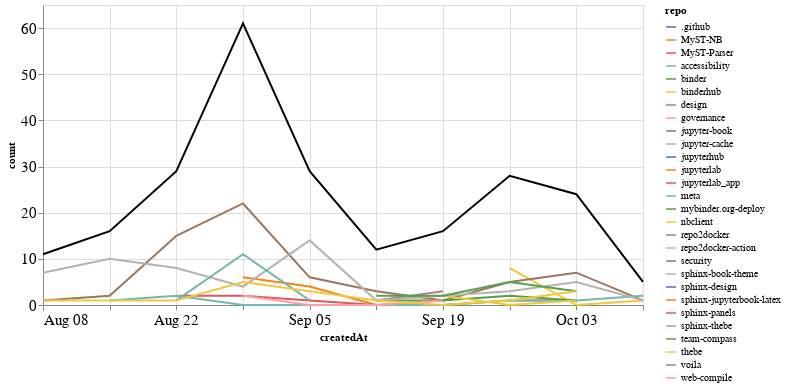

Notebook code cell kept with this figure:
### Markdown cell above
### Comments

### Code cell
comments_time = comments.groupby('repo').resample('W', on='createdAt').count()['author'].reset_index()
comments_time = comments_time.rename(columns={'author': 'count'})
comments_time_total = comments_time.groupby('createdAt').agg({"count": "sum"}).reset_index()
ch1 = alt.Chart(comments_time, width=600).mark_line().encode(
    x='createdAt',
    y='count',
    color='repo',
    tooltip="repo"
)

ch2 = alt.Chart(comments_time_total, width=600).mark_line(color="black").encode(
    x='createdAt',
    y='count',
)

ch1 + ch2

### Figure 1 — Vega-Lite specification as saved in the notebook (floating-point values rounded to 4 significant figures)
{"config": {"axisLeft": {"labelFontSize": 15}, "axisBottom": {"labelFontSize": 15}}, "layer": [{"data": {"name": "data-b64c58b93fe51cd417822147f41aaee6"}, "mark": "line", "encoding": {"color": {"type": "nominal", "field": "repo"}, "tooltip": {"type": "nominal", "field": "repo"}, "x": {"type": "temporal", "field": "createdAt"}, "y": {"type": "quantitative", "field": "count"}}, "width": 600}, {"data": {"name": "data-856a79d84bfc11adb6eafcd5cd39b08e"}, "mark": {"type": "line", "color": "black"}, "encoding": {"x": {"type": "temporal", "field": "createdAt"}, "y": {"type": "quantitative", "field": "count"}}, "width": 600}], "$schema": "https://vega.github.io/schema/vega-lite/v4.8.1.json", "datasets": {"data-b64c58b93fe51cd417822147f41aaee6": [{"repo": ".github", "createdAt": "2021-09-12T00:00:00", "count": 1}, {"repo": "MyST-NB", "createdAt": "2021-08-29T00:00:00", "count": 6}, {"repo": "MyST-NB", "createdAt": "2021-09-05T00:00:00", "count": 4}, {"repo": "MyST-NB", "createdAt": "2021-09-12T00:00:00", "count": 0}, {"repo": "MyST-NB", "createdAt": "2021-09-19T00:00:00", "count": 1}, {"repo": "MyST-Parser", "createdAt": "2021-08-22T00:00:00", "count": 2}, {"repo": "MyST-Parser", "createdAt": "2021-08-29T00:00:00", "count": 2}, {"repo": "MyST-Parser", "createdAt": "2021-09-05T00:00:00", "count": 1}, {"repo": "MyST-Parser", "createdAt": "2021-09-12T00:00:00", "count": 0}, {"repo": "MyST-Parser", "createdAt": "2021-09-19T00:00:00", "count": 0}, {"repo": "MyST-Parser", "createdAt": "2021-09-26T00:00:00", "count": 1}, {"repo": "MyST-Parser", "createdAt": "2021-10-03T00:00:00", "count": 1}, {"repo": "accessibility", "createdAt": "2021-08-29T00:00:00", "count": 2}, {"repo": "binder", "createdAt": "2021-09-19T00:00:00", "count": 1}, {"repo": "binderhub", "createdAt": "2021-09-26T00:00:00", "count": 8}, {"repo": "binderhub", "createdAt": "2021-10-03T00:00:00", "count": 0}, {"repo": "binderhub", "createdAt": "2021-10-10T00:00:00", "count": 1}, {"repo": "design", "createdAt": "2021-08-29T00:00:00", "count": 1}, {"repo": "governance", "createdAt": "2021-09-19T00:00:00", "count": 2}, {"repo": "jupyter-book", "createdAt": "2021-08-08T00:00:00", "count": 1}, {"repo": "jupyter-book", "createdAt": "2021-08-15T00:00:00", "count": 2}, {"repo": "jupyter-book", "createdAt": "2021-08-22T00:00:00", "count": 15}, {"repo": "jupyter-book", "createdAt": "2021-08-29T00:00:00", "count": 22}, {"repo": "jupyter-book", "createdAt": "2021-09-05T00:00:00", "count": 6}, {"repo": "jupyter-book", "createdAt": "2021-09-12T00:00:00", "count": 3}, {"repo": "jupyter-book", "createdAt": "2021-09-19T00:00:00", "count": 1}, {"repo": "jupyter-book", "createdAt": "2021-09-26T00:00:00", "count": 5}, {"repo": "jupyter-book", "createdAt": "2021-10-03T00:00:00", "count": 7}, {"repo": "jupyter-book", "createdAt": "2021-10-10T00:00:00", "count": 1}, {"repo": "jupyter-cache", "createdAt": "2021-08-29T00:00:00", "count": 1}, {"repo": "jupyterhub", "createdAt": "2021-08-29T00:00:00", "count": 4}, {"repo": "jupyterlab", "createdAt": "2021-08-15T00:00:00", "count": 2}, {"repo": "jupyterlab_app", "createdAt": "2021-09-26T00:00:00", "count": 1}, {"repo": "meta", "createdAt": "2021-08-15T00:00:00", "count": 1}, {"repo": "meta", "createdAt": "2021-08-22T00:00:00", "count": 2}, {"repo": "meta", "createdAt": "2021-08-29T00:00:00", "count": 0}, {"repo": "meta", "createdAt": "2021-09-05T00:00:00", "count": 0}, {"repo": "meta", "createdAt": "2021-09-12T00:00:00", "count": 0}, {"repo": "meta", "createdAt": "2021-09-19T00:00:00", "count": 0}, {"repo": "meta", "createdAt": "2021-09-26T00:00:00", "count": 1}, {"repo": "meta", "createdAt": "2021-10-03T00:00:00", "count": 1}, {"repo": "meta", "createdAt": "2021-10-10T00:00:00", "count": 2}, {"repo": "mybinder.org-deploy", "createdAt": "2021-09-12T00:00:00", "count": 1}, {"repo": "mybinder.org-deploy", "createdAt": "2021-09-19T00:00:00", "count": 1}, {"repo": "mybinder.org-deploy", "createdAt": "2021-09-26T00:00:00", "count": 2}, {"repo": "mybinder.org-deploy", "createdAt": "2021-10-03T00:00:00", "count": 1}, {"repo": "nbclient", "createdAt": "2021-09-19T00:00:00", "count": 2}, {"repo": "nbclient", "createdAt": "2021-09-26T00:00:00", "count": 0}, {"repo": "nbclient", "createdAt": "2021-10-03T00:00:00", "count": 1}, {"repo": "repo2docker", "createdAt": "2021-09-12T00:00:00", "count": 1}, {"repo": "repo2docker", "createdAt": "2021-09-19T00:00:00", "count": 3}, {"repo": "repo2docker-action", "createdAt": "2021-08-29T00:00:00", "count": 2}, {"repo": "repo2docker-action", "createdAt": "2021-09-05T00:00:00", "count": 0}, {"repo": "repo2docker-action", "createdAt": "2021-09-12T00:00:00", "count": 0}, {"repo": "repo2docker-action", "createdAt": "2021-09-19T00:00:00", "count": 1}, {"repo": "security", "createdAt": "2021-10-03T00:00:00", "count": 1}, {"repo": "sphinx-book-theme", "createdAt": "2021-08-08T00:00:00", "count": 7}, {"repo": "sphinx-book-theme", "createdAt": "2021-08-15T00:00:00", "count": 10}, {"repo": "sphinx-book-theme", "createdAt": "2021-08-22T00:00:00", "count": 8}, {"repo": "sphinx-book-theme", "createdAt": "2021-08-29T00:00:00", "count": 4}, {"repo": "sphinx-book-theme", "createdAt": "2021-09-05T00:00:00", "count": 14}, {"repo": "sphinx-book-theme", "createdAt": "2021-09-12T00:00:00", "count": 1}, {"repo": "sphinx-book-theme", "createdAt": "2021-09-19T00:00:00", "count": 2}, {"repo": "sphinx-book-theme", "createdAt": "2021-09-26T00:00:00", "count": 3}, {"repo": "sphinx-book-theme", "createdAt": "2021-10-03T00:00:00", "count": 5}, {"repo": "sphinx-book-theme", "createdAt": "2021-10-10T00:00:00", "count": 1}, {"repo": "sphinx-design", "createdAt": "2021-08-08T00:00:00", "count": 2}, {"repo": "sphinx-jupyterbook-latex", "createdAt": "2021-10-03T00:00:00", "count": 1}, {"repo": "sphinx-panels", "createdAt": "2021-08-29T00:00:00", "count": 1}, {"repo": "sphinx-thebe", "createdAt": "2021-08-22T00:00:00", "count": 1}, {"repo": "sphinx-thebe", "createdAt": "2021-08-29T00:00:00", "count": 11}, {"repo": "sphinx-thebe", "createdAt": "2021-09-05T00:00:00", "count": 1}, {"repo": "team-compass", "createdAt": "2021-09-12T00:00:00", "count": 2}, {"repo": "team-compass", "createdAt": "2021-09-19T00:00:00", "count": 2}, {"repo": "team-compass", "createdAt": "2021-09-26T00:00:00", "count": 5}, {"repo": "team-compass", "createdAt": "2021-10-03T00:00:00", "count": 3}, {"repo": "thebe", "createdAt": "2021-08-08T00:00:00", "count": 1}, {"repo": "thebe", "createdAt": "2021-08-15T00:00:00", "count": 1}, {"repo": "thebe", "createdAt": "2021-08-22T00:00:00", "count": 1}, {"repo": "thebe", "createdAt": "2021-08-29T00:00:00", "count": 5}, {"repo": "thebe", "createdAt": "2021-09-05T00:00:00", "count": 3}, {"repo": "thebe", "createdAt": "2021-09-12T00:00:00", "count": 1}, {"repo": "thebe", "createdAt": "2021-09-19T00:00:00", "count": 0}, {"repo": "thebe", "createdAt": "2021-09-26T00:00:00", "count": 1}, {"repo": "thebe", "createdAt": "2021-10-03T00:00:00", "count": 3}, {"repo": "voila", "createdAt": "2021-09-12T00:00:00", "count": 2}, {"repo": "web-compile", "createdAt": "2021-09-26T00:00:00", "count": 1}], "data-856a79d84bfc11adb6eafcd5cd39b08e": [{"createdAt": "2021-08-08T00:00:00", "count": 11}, {"createdAt": "2021-08-15T00:00:00", "count": 16}, {"createdAt": "2021-08-22T00:00:00", "count": 29}, {"createdAt": "2021-08-29T00:00:00", "count": 61}, {"createdAt": "2021-09-05T00:00:00", "count": 29}, {"createdAt": "2021-09-12T00:00:00", "count": 12}, {"createdAt": "2021-09-19T00:00:00", "count": 16}, {"createdAt": "2021-09-26T00:00:00", "count": 28}, {"createdAt": "2021-10-03T00:00:00", "count": 24}, {"createdAt": "2021-10-10T00:00:00", "count": 5}]}}
